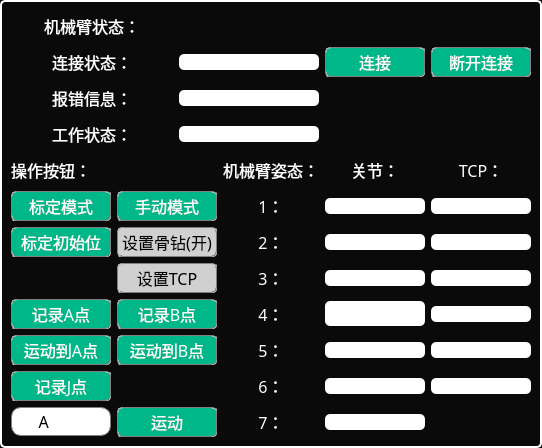
<?xml version="1.0" encoding="UTF-8"?>
<ui version="4.0">
 <class>StaubilWidget</class>
 <widget class="QWidget" name="StaubilWidget">
  <property name="geometry">
   <rect>
    <x>0</x>
    <y>0</y>
    <width>540</width>
    <height>448</height>
   </rect>
  </property>
  <property name="windowTitle">
   <string>Widget</string>
  </property>
  <property name="styleSheet">
   <string notr="true">QWidget{
  background-color: transparent;
  background:#0a0a0a;
  border: 2px solid white; 
  border-radius: 5px;
}

</string>
  </property>
  <layout class="QGridLayout" name="gridLayout">
   <item row="0" column="0" colspan="3">
    <layout class="QGridLayout" name="gridLayout_2">
     <item row="0" column="0">
      <widget class="QLabel" name="label">
       <property name="sizePolicy">
        <sizepolicy hsizetype="Preferred" vsizetype="Fixed">
         <horstretch>0</horstretch>
         <verstretch>0</verstretch>
        </sizepolicy>
       </property>
       <property name="minimumSize">
        <size>
         <width>0</width>
         <height>30</height>
        </size>
       </property>
       <property name="font">
        <font>
         <family>黑体</family>
         <pointsize>12</pointsize>
        </font>
       </property>
       <property name="styleSheet">
        <string notr="true">border:0px;</string>
       </property>
       <property name="lineWidth">
        <number>1</number>
       </property>
       <property name="midLineWidth">
        <number>0</number>
       </property>
       <property name="text">
        <string>&lt;html&gt;&lt;head/&gt;&lt;body&gt;&lt;p&gt;&lt;span style=&quot; color:#ffffff;&quot;&gt;机械臂状态：&lt;/span&gt;&lt;/p&gt;&lt;/body&gt;&lt;/html&gt;</string>
       </property>
       <property name="alignment">
        <set>Qt::AlignCenter</set>
       </property>
      </widget>
     </item>
     <item row="1" column="1">
      <widget class="QLineEdit" name="robotconnectstate">
       <property name="minimumSize">
        <size>
         <width>140</width>
         <height>0</height>
        </size>
       </property>
       <property name="maximumSize">
        <size>
         <width>140</width>
         <height>16777215</height>
        </size>
       </property>
       <property name="styleSheet">
        <string notr="true">background-color: rgb(255, 255, 255);
font:12pt &quot;黑体&quot;;
border:0px;
color: rgb(0, 0, 0);
</string>
       </property>
       <property name="text">
        <string/>
       </property>
      </widget>
     </item>
     <item row="3" column="1">
      <widget class="QLineEdit" name="robotworkmode">
       <property name="minimumSize">
        <size>
         <width>140</width>
         <height>0</height>
        </size>
       </property>
       <property name="maximumSize">
        <size>
         <width>140</width>
         <height>16777215</height>
        </size>
       </property>
       <property name="styleSheet">
        <string notr="true">background-color: rgb(255, 255, 255);
font:12pt &quot;黑体&quot;;border:0px;
color: rgb(0, 0, 0);</string>
       </property>
      </widget>
     </item>
     <item row="2" column="0">
      <widget class="QLabel" name="label_4">
       <property name="minimumSize">
        <size>
         <width>0</width>
         <height>30</height>
        </size>
       </property>
       <property name="font">
        <font>
         <family>黑体</family>
         <pointsize>12</pointsize>
        </font>
       </property>
       <property name="styleSheet">
        <string notr="true">border:0px; 
</string>
       </property>
       <property name="text">
        <string>&lt;html&gt;&lt;head/&gt;&lt;body&gt;&lt;p&gt;&lt;span style=&quot; color:#ffffff;&quot;&gt;报错信息：&lt;/span&gt;&lt;/p&gt;&lt;/body&gt;&lt;/html&gt;</string>
       </property>
       <property name="alignment">
        <set>Qt::AlignCenter</set>
       </property>
      </widget>
     </item>
     <item row="1" column="2">
      <widget class="QPushButton" name="SocketConnect">
       <property name="minimumSize">
        <size>
         <width>100</width>
         <height>30</height>
        </size>
       </property>
       <property name="maximumSize">
        <size>
         <width>100</width>
         <height>30</height>
        </size>
       </property>
       <property name="font">
        <font>
         <family>黑体</family>
         <pointsize>12</pointsize>
        </font>
       </property>
       <property name="styleSheet">
        <string notr="true">QPushButton{
	background:rgb(0, 183, 138);
	border:1px groove gray;
	border-radius:5px;
	color:white;
}
QPushButton::hover{
	background: rgb(237, 240, 243);
	border:1px groove gray;
	border-radius:5px;
	color:black;
}
QPushButton::pressed { 
	padding-left:6px;
	padding-top:6px;
}</string>
       </property>
       <property name="text">
        <string>连接</string>
       </property>
      </widget>
     </item>
     <item row="2" column="1">
      <widget class="QLineEdit" name="errorstate">
       <property name="minimumSize">
        <size>
         <width>140</width>
         <height>0</height>
        </size>
       </property>
       <property name="maximumSize">
        <size>
         <width>140</width>
         <height>16777215</height>
        </size>
       </property>
       <property name="styleSheet">
        <string notr="true">background-color: rgb(255, 255, 255);
font:12pt &quot;黑体&quot;;border:0px;
color: rgb(0, 0, 0);</string>
       </property>
      </widget>
     </item>
     <item row="3" column="0">
      <widget class="QLabel" name="label_5">
       <property name="minimumSize">
        <size>
         <width>0</width>
         <height>30</height>
        </size>
       </property>
       <property name="font">
        <font>
         <family>黑体</family>
         <pointsize>12</pointsize>
        </font>
       </property>
       <property name="styleSheet">
        <string notr="true">border:0px;</string>
       </property>
       <property name="text">
        <string>&lt;html&gt;&lt;head/&gt;&lt;body&gt;&lt;p&gt;&lt;span style=&quot; color:#ffffff;&quot;&gt;工作状态：&lt;/span&gt;&lt;/p&gt;&lt;/body&gt;&lt;/html&gt;</string>
       </property>
       <property name="alignment">
        <set>Qt::AlignCenter</set>
       </property>
      </widget>
     </item>
     <item row="1" column="0">
      <widget class="QLabel" name="label_2">
       <property name="minimumSize">
        <size>
         <width>0</width>
         <height>30</height>
        </size>
       </property>
       <property name="font">
        <font>
         <family>黑体</family>
         <pointsize>12</pointsize>
        </font>
       </property>
       <property name="styleSheet">
        <string notr="true">border:0px;</string>
       </property>
       <property name="text">
        <string>&lt;html&gt;&lt;head/&gt;&lt;body&gt;&lt;p&gt;&lt;span style=&quot; color:#ffffff;&quot;&gt;连接状态：&lt;/span&gt;&lt;/p&gt;&lt;/body&gt;&lt;/html&gt;</string>
       </property>
       <property name="alignment">
        <set>Qt::AlignCenter</set>
       </property>
      </widget>
     </item>
     <item row="1" column="3">
      <widget class="QPushButton" name="SocketDisConnect">
       <property name="minimumSize">
        <size>
         <width>100</width>
         <height>30</height>
        </size>
       </property>
       <property name="maximumSize">
        <size>
         <width>100</width>
         <height>30</height>
        </size>
       </property>
       <property name="font">
        <font>
         <family>黑体</family>
         <pointsize>12</pointsize>
        </font>
       </property>
       <property name="styleSheet">
        <string notr="true">QPushButton{
	background:rgb(0, 183, 138);
	border:1px groove gray;
	border-radius:5px;
	color:white;
}
QPushButton::hover{
	background: rgb(237, 240, 243);
	border:1px groove gray;
	border-radius:5px;
	color:black;
}
QPushButton::pressed { 
	padding-left:6px;
	padding-top:6px;
}</string>
       </property>
       <property name="text">
        <string>断开连接</string>
       </property>
      </widget>
     </item>
    </layout>
   </item>
   <item row="1" column="0">
    <widget class="QLabel" name="label_16">
     <property name="sizePolicy">
      <sizepolicy hsizetype="Preferred" vsizetype="Fixed">
       <horstretch>0</horstretch>
       <verstretch>0</verstretch>
      </sizepolicy>
     </property>
     <property name="minimumSize">
      <size>
       <width>0</width>
       <height>30</height>
      </size>
     </property>
     <property name="maximumSize">
      <size>
       <width>16777215</width>
       <height>30</height>
      </size>
     </property>
     <property name="font">
      <font>
       <family>黑体</family>
       <pointsize>12</pointsize>
      </font>
     </property>
     <property name="styleSheet">
      <string notr="true">border:0px;</string>
     </property>
     <property name="text">
      <string>&lt;html&gt;&lt;head/&gt;&lt;body&gt;&lt;p&gt;&lt;span style=&quot; color:#ffffff;&quot;&gt;操作按钮：&lt;/span&gt;&lt;/p&gt;&lt;/body&gt;&lt;/html&gt;</string>
     </property>
    </widget>
   </item>
   <item row="1" column="2" rowspan="8">
    <layout class="QGridLayout" name="gridLayout_3">
     <item row="2" column="0">
      <widget class="QLabel" name="label_7">
       <property name="minimumSize">
        <size>
         <width>0</width>
         <height>30</height>
        </size>
       </property>
       <property name="font">
        <font>
         <family>黑体</family>
         <pointsize>12</pointsize>
        </font>
       </property>
       <property name="styleSheet">
        <string notr="true">border:0px;</string>
       </property>
       <property name="text">
        <string>&lt;html&gt;&lt;head/&gt;&lt;body&gt;&lt;p&gt;&lt;span style=&quot; color:#ffffff;&quot;&gt;2：&lt;/span&gt;&lt;/p&gt;&lt;/body&gt;&lt;/html&gt;</string>
       </property>
       <property name="alignment">
        <set>Qt::AlignCenter</set>
       </property>
      </widget>
     </item>
     <item row="3" column="0">
      <widget class="QLabel" name="label_8">
       <property name="minimumSize">
        <size>
         <width>0</width>
         <height>30</height>
        </size>
       </property>
       <property name="font">
        <font>
         <family>黑体</family>
         <pointsize>12</pointsize>
        </font>
       </property>
       <property name="styleSheet">
        <string notr="true">border:0px;</string>
       </property>
       <property name="text">
        <string>&lt;html&gt;&lt;head/&gt;&lt;body&gt;&lt;p&gt;&lt;span style=&quot; color:#ffffff;&quot;&gt;3：&lt;/span&gt;&lt;/p&gt;&lt;/body&gt;&lt;/html&gt;</string>
       </property>
       <property name="alignment">
        <set>Qt::AlignCenter</set>
       </property>
      </widget>
     </item>
     <item row="1" column="0">
      <widget class="QLabel" name="label_6">
       <property name="minimumSize">
        <size>
         <width>0</width>
         <height>30</height>
        </size>
       </property>
       <property name="font">
        <font>
         <family>黑体</family>
         <pointsize>12</pointsize>
        </font>
       </property>
       <property name="styleSheet">
        <string notr="true">border:0px;</string>
       </property>
       <property name="text">
        <string>&lt;html&gt;&lt;head/&gt;&lt;body&gt;&lt;p&gt;&lt;span style=&quot; color:#ffffff;&quot;&gt;1：&lt;/span&gt;&lt;/p&gt;&lt;/body&gt;&lt;/html&gt;</string>
       </property>
       <property name="alignment">
        <set>Qt::AlignCenter</set>
       </property>
      </widget>
     </item>
     <item row="3" column="2">
      <widget class="QLineEdit" name="z">
       <property name="minimumSize">
        <size>
         <width>100</width>
         <height>0</height>
        </size>
       </property>
       <property name="maximumSize">
        <size>
         <width>100</width>
         <height>16777215</height>
        </size>
       </property>
       <property name="styleSheet">
        <string notr="true">border:0px;background-color: rgb(255, 255, 255);
font:12pt &quot;黑体&quot;;
color: rgb(0, 0, 0);</string>
       </property>
      </widget>
     </item>
     <item row="4" column="0">
      <widget class="QLabel" name="label_9">
       <property name="minimumSize">
        <size>
         <width>0</width>
         <height>30</height>
        </size>
       </property>
       <property name="font">
        <font>
         <family>黑体</family>
         <pointsize>12</pointsize>
        </font>
       </property>
       <property name="styleSheet">
        <string notr="true">border:0px;</string>
       </property>
       <property name="text">
        <string>&lt;html&gt;&lt;head/&gt;&lt;body&gt;&lt;p&gt;&lt;span style=&quot; color:#ffffff;&quot;&gt;4：&lt;/span&gt;&lt;/p&gt;&lt;/body&gt;&lt;/html&gt;</string>
       </property>
       <property name="alignment">
        <set>Qt::AlignCenter</set>
       </property>
      </widget>
     </item>
     <item row="4" column="2">
      <widget class="QLineEdit" name="a">
       <property name="minimumSize">
        <size>
         <width>100</width>
         <height>0</height>
        </size>
       </property>
       <property name="maximumSize">
        <size>
         <width>100</width>
         <height>16777215</height>
        </size>
       </property>
       <property name="styleSheet">
        <string notr="true">border:0px;background-color: rgb(255, 255, 255);
font:12pt &quot;黑体&quot;;
color: rgb(0, 0, 0);</string>
       </property>
      </widget>
     </item>
     <item row="2" column="2">
      <widget class="QLineEdit" name="y">
       <property name="minimumSize">
        <size>
         <width>100</width>
         <height>0</height>
        </size>
       </property>
       <property name="maximumSize">
        <size>
         <width>100</width>
         <height>16777215</height>
        </size>
       </property>
       <property name="styleSheet">
        <string notr="true">background-color: rgb(255, 255, 255);
font:12pt &quot;黑体&quot;;border:0px;
color: rgb(0, 0, 0);</string>
       </property>
      </widget>
     </item>
     <item row="7" column="1">
      <widget class="QLineEdit" name="j6">
       <property name="minimumSize">
        <size>
         <width>100</width>
         <height>0</height>
        </size>
       </property>
       <property name="maximumSize">
        <size>
         <width>100</width>
         <height>16777215</height>
        </size>
       </property>
       <property name="styleSheet">
        <string notr="true">background-color: rgb(255, 255, 255);
font:12pt &quot;黑体&quot;;
border:0px;
color: rgb(0, 0, 0);</string>
       </property>
      </widget>
     </item>
     <item row="5" column="2">
      <widget class="QLineEdit" name="b">
       <property name="minimumSize">
        <size>
         <width>100</width>
         <height>0</height>
        </size>
       </property>
       <property name="maximumSize">
        <size>
         <width>100</width>
         <height>16777215</height>
        </size>
       </property>
       <property name="styleSheet">
        <string notr="true">border:0px;background-color: rgb(255, 255, 255);
font:12pt &quot;黑体&quot;;
color: rgb(0, 0, 0);</string>
       </property>
      </widget>
     </item>
     <item row="4" column="1">
      <widget class="QLineEdit" name="j3">
       <property name="minimumSize">
        <size>
         <width>100</width>
         <height>0</height>
        </size>
       </property>
       <property name="maximumSize">
        <size>
         <width>100</width>
         <height>16777215</height>
        </size>
       </property>
       <property name="font">
        <font>
         <family>黑体</family>
         <pointsize>12</pointsize>
         <weight>50</weight>
         <italic>false</italic>
         <bold>false</bold>
        </font>
       </property>
       <property name="styleSheet">
        <string notr="true">border:0px;background-color: rgb(255, 255, 255);
font:12pt &quot;黑体&quot;;
color: rgb(0, 0, 0);</string>
       </property>
       <property name="text">
        <string/>
       </property>
      </widget>
     </item>
     <item row="1" column="2">
      <widget class="QLineEdit" name="x">
       <property name="minimumSize">
        <size>
         <width>100</width>
         <height>0</height>
        </size>
       </property>
       <property name="maximumSize">
        <size>
         <width>100</width>
         <height>16777215</height>
        </size>
       </property>
       <property name="styleSheet">
        <string notr="true">background-color: rgb(255, 255, 255);
font:12pt &quot;黑体&quot;;border:0px;
color: rgb(0, 0, 0);</string>
       </property>
      </widget>
     </item>
     <item row="0" column="0">
      <widget class="QLabel" name="label_12">
       <property name="sizePolicy">
        <sizepolicy hsizetype="Preferred" vsizetype="Fixed">
         <horstretch>0</horstretch>
         <verstretch>0</verstretch>
        </sizepolicy>
       </property>
       <property name="minimumSize">
        <size>
         <width>0</width>
         <height>30</height>
        </size>
       </property>
       <property name="maximumSize">
        <size>
         <width>16777215</width>
         <height>30</height>
        </size>
       </property>
       <property name="font">
        <font>
         <family>黑体</family>
         <pointsize>12</pointsize>
        </font>
       </property>
       <property name="styleSheet">
        <string notr="true">border:0px;</string>
       </property>
       <property name="text">
        <string>&lt;html&gt;&lt;head/&gt;&lt;body&gt;&lt;p&gt;&lt;span style=&quot; color:#ffffff;&quot;&gt;机械臂姿态：&lt;/span&gt;&lt;/p&gt;&lt;/body&gt;&lt;/html&gt;</string>
       </property>
       <property name="alignment">
        <set>Qt::AlignLeading|Qt::AlignLeft|Qt::AlignVCenter</set>
       </property>
      </widget>
     </item>
     <item row="3" column="1">
      <widget class="QLineEdit" name="j2">
       <property name="minimumSize">
        <size>
         <width>100</width>
         <height>0</height>
        </size>
       </property>
       <property name="maximumSize">
        <size>
         <width>100</width>
         <height>16777215</height>
        </size>
       </property>
       <property name="styleSheet">
        <string notr="true">background-color: rgb(255, 255, 255);
font:12pt &quot;黑体&quot;;border:0px;
color: rgb(0, 0, 0);</string>
       </property>
      </widget>
     </item>
     <item row="1" column="1">
      <widget class="QLineEdit" name="j0">
       <property name="minimumSize">
        <size>
         <width>100</width>
         <height>0</height>
        </size>
       </property>
       <property name="maximumSize">
        <size>
         <width>100</width>
         <height>16777215</height>
        </size>
       </property>
       <property name="styleSheet">
        <string notr="true">background-color: rgb(255, 255, 255);
font:12pt &quot;黑体&quot;;border:0px;
color: rgb(0, 0, 0);</string>
       </property>
      </widget>
     </item>
     <item row="5" column="0">
      <widget class="QLabel" name="label_10">
       <property name="minimumSize">
        <size>
         <width>0</width>
         <height>30</height>
        </size>
       </property>
       <property name="font">
        <font>
         <family>黑体</family>
         <pointsize>12</pointsize>
        </font>
       </property>
       <property name="styleSheet">
        <string notr="true">border:0px;</string>
       </property>
       <property name="text">
        <string>&lt;html&gt;&lt;head/&gt;&lt;body&gt;&lt;p&gt;&lt;span style=&quot; color:#ffffff;&quot;&gt;5：&lt;/span&gt;&lt;/p&gt;&lt;/body&gt;&lt;/html&gt;</string>
       </property>
       <property name="alignment">
        <set>Qt::AlignCenter</set>
       </property>
      </widget>
     </item>
     <item row="6" column="0">
      <widget class="QLabel" name="label_11">
       <property name="minimumSize">
        <size>
         <width>0</width>
         <height>30</height>
        </size>
       </property>
       <property name="font">
        <font>
         <family>黑体</family>
         <pointsize>12</pointsize>
        </font>
       </property>
       <property name="styleSheet">
        <string notr="true">border:0px;</string>
       </property>
       <property name="text">
        <string>&lt;html&gt;&lt;head/&gt;&lt;body&gt;&lt;p&gt;&lt;span style=&quot; color:#ffffff;&quot;&gt;6：&lt;/span&gt;&lt;/p&gt;&lt;/body&gt;&lt;/html&gt;</string>
       </property>
       <property name="alignment">
        <set>Qt::AlignCenter</set>
       </property>
      </widget>
     </item>
     <item row="0" column="2">
      <widget class="QLabel" name="label_15">
       <property name="minimumSize">
        <size>
         <width>0</width>
         <height>30</height>
        </size>
       </property>
       <property name="maximumSize">
        <size>
         <width>16777215</width>
         <height>30</height>
        </size>
       </property>
       <property name="font">
        <font>
         <family>黑体</family>
         <pointsize>12</pointsize>
        </font>
       </property>
       <property name="styleSheet">
        <string notr="true">border:0px;</string>
       </property>
       <property name="text">
        <string>&lt;html&gt;&lt;head/&gt;&lt;body&gt;&lt;p&gt;&lt;span style=&quot; color:#ffffff;&quot;&gt;TCP：&lt;/span&gt;&lt;/p&gt;&lt;/body&gt;&lt;/html&gt;</string>
       </property>
       <property name="alignment">
        <set>Qt::AlignCenter</set>
       </property>
      </widget>
     </item>
     <item row="5" column="1">
      <widget class="QLineEdit" name="j4">
       <property name="minimumSize">
        <size>
         <width>100</width>
         <height>0</height>
        </size>
       </property>
       <property name="maximumSize">
        <size>
         <width>100</width>
         <height>16777215</height>
        </size>
       </property>
       <property name="styleSheet">
        <string notr="true">background-color: rgb(255, 255, 255);
font:12pt &quot;黑体&quot;;border:0px;
color: rgb(0, 0, 0);</string>
       </property>
      </widget>
     </item>
     <item row="2" column="1">
      <widget class="QLineEdit" name="j1">
       <property name="minimumSize">
        <size>
         <width>100</width>
         <height>0</height>
        </size>
       </property>
       <property name="maximumSize">
        <size>
         <width>100</width>
         <height>16777215</height>
        </size>
       </property>
       <property name="styleSheet">
        <string notr="true">background-color: rgb(255, 255, 255);
font:12pt &quot;黑体&quot;;border:0px;
color: rgb(0, 0, 0);</string>
       </property>
      </widget>
     </item>
     <item row="6" column="2">
      <widget class="QLineEdit" name="c">
       <property name="minimumSize">
        <size>
         <width>100</width>
         <height>0</height>
        </size>
       </property>
       <property name="maximumSize">
        <size>
         <width>100</width>
         <height>16777215</height>
        </size>
       </property>
       <property name="styleSheet">
        <string notr="true">border:0px;background-color: rgb(255, 255, 255);
font:12pt &quot;黑体&quot;;
color: rgb(0, 0, 0);</string>
       </property>
      </widget>
     </item>
     <item row="6" column="1">
      <widget class="QLineEdit" name="j5">
       <property name="minimumSize">
        <size>
         <width>100</width>
         <height>0</height>
        </size>
       </property>
       <property name="maximumSize">
        <size>
         <width>100</width>
         <height>16777215</height>
        </size>
       </property>
       <property name="styleSheet">
        <string notr="true">background-color: rgb(255, 255, 255);
font:12pt &quot;黑体&quot;;
border:0px;
color: rgb(0, 0, 0);</string>
       </property>
      </widget>
     </item>
     <item row="0" column="1">
      <widget class="QLabel" name="label_14">
       <property name="minimumSize">
        <size>
         <width>0</width>
         <height>30</height>
        </size>
       </property>
       <property name="maximumSize">
        <size>
         <width>16777215</width>
         <height>30</height>
        </size>
       </property>
       <property name="font">
        <font>
         <family>黑体</family>
         <pointsize>12</pointsize>
        </font>
       </property>
       <property name="styleSheet">
        <string notr="true">border:0px;</string>
       </property>
       <property name="text">
        <string>&lt;html&gt;&lt;head/&gt;&lt;body&gt;&lt;p&gt;&lt;span style=&quot; color:#ffffff;&quot;&gt;关节：&lt;/span&gt;&lt;/p&gt;&lt;/body&gt;&lt;/html&gt;</string>
       </property>
       <property name="alignment">
        <set>Qt::AlignCenter</set>
       </property>
      </widget>
     </item>
     <item row="7" column="0">
      <widget class="QLabel" name="label_13">
       <property name="minimumSize">
        <size>
         <width>0</width>
         <height>30</height>
        </size>
       </property>
       <property name="font">
        <font>
         <family>黑体</family>
         <pointsize>12</pointsize>
        </font>
       </property>
       <property name="styleSheet">
        <string notr="true">border:0px;</string>
       </property>
       <property name="text">
        <string>&lt;html&gt;&lt;head/&gt;&lt;body&gt;&lt;p&gt;&lt;span style=&quot; color:#ffffff;&quot;&gt;7：&lt;/span&gt;&lt;/p&gt;&lt;/body&gt;&lt;/html&gt;</string>
       </property>
       <property name="alignment">
        <set>Qt::AlignCenter</set>
       </property>
      </widget>
     </item>
    </layout>
   </item>
   <item row="2" column="0">
    <widget class="QPushButton" name="kuka_mode_3">
     <property name="minimumSize">
      <size>
       <width>100</width>
       <height>30</height>
      </size>
     </property>
     <property name="font">
      <font>
       <family>黑体</family>
       <pointsize>12</pointsize>
      </font>
     </property>
     <property name="styleSheet">
      <string notr="true">QPushButton{
	background:rgb(0, 183, 138);
	border:1px groove gray;
	border-radius:5px;
	color:white;
}
QPushButton::hover{
	background: rgb(237, 240, 243);
	border:1px groove gray;
	border-radius:5px;
	color:black;
}
QPushButton::disabled{	
	background-color: rgb(208, 208, 208);
	border:1px groove gray;
	border-radius:5px;
	color:black;
}
QPushButton::pressed { 
	padding-left:6px;
	padding-top:6px;
}</string>
     </property>
     <property name="text">
      <string>标定模式</string>
     </property>
    </widget>
   </item>
   <item row="2" column="1">
    <widget class="QPushButton" name="kuka_mode_1">
     <property name="minimumSize">
      <size>
       <width>100</width>
       <height>30</height>
      </size>
     </property>
     <property name="font">
      <font>
       <family>黑体</family>
       <pointsize>12</pointsize>
      </font>
     </property>
     <property name="styleSheet">
      <string notr="true">QPushButton{
	background:rgb(0, 183, 138);
	border:1px groove gray;
	border-radius:5px;
	color:white;
}
QPushButton::hover{
	background: rgb(237, 240, 243);
	border:1px groove gray;
	border-radius:5px;
	color:black;
}
QPushButton::disabled{	
	background-color: rgb(208, 208, 208);
	border:1px groove gray;
	border-radius:5px;
	color:black;
}
QPushButton::pressed { 
	padding-left:6px;
	padding-top:6px;
}</string>
     </property>
     <property name="text">
      <string>手动模式</string>
     </property>
    </widget>
   </item>
   <item row="3" column="0">
    <widget class="QPushButton" name="setInitialPoint">
     <property name="enabled">
      <bool>true</bool>
     </property>
     <property name="sizePolicy">
      <sizepolicy hsizetype="Fixed" vsizetype="Fixed">
       <horstretch>0</horstretch>
       <verstretch>0</verstretch>
      </sizepolicy>
     </property>
     <property name="minimumSize">
      <size>
       <width>100</width>
       <height>30</height>
      </size>
     </property>
     <property name="maximumSize">
      <size>
       <width>100</width>
       <height>16777215</height>
      </size>
     </property>
     <property name="font">
      <font>
       <family>黑体</family>
       <pointsize>12</pointsize>
      </font>
     </property>
     <property name="styleSheet">
      <string notr="true">QPushButton{
	background:rgb(0, 183, 138);
	border:1px groove gray;
	border-radius:5px;
	color:white;
}
QPushButton::hover{
	background: rgb(237, 240, 243);
	border:1px groove gray;
	border-radius:5px;
	color:black;
}
QPushButton::disabled{	
	background-color: rgb(208, 208, 208);
	border:1px groove gray;
	border-radius:5px;
	color:black;
}
QPushButton::pressed { 
	padding-left:6px;
	padding-top:6px;
}</string>
     </property>
     <property name="text">
      <string>标定初始位</string>
     </property>
    </widget>
   </item>
   <item row="3" column="1">
    <widget class="QPushButton" name="setIO">
     <property name="enabled">
      <bool>false</bool>
     </property>
     <property name="minimumSize">
      <size>
       <width>100</width>
       <height>30</height>
      </size>
     </property>
     <property name="font">
      <font>
       <family>黑体</family>
       <pointsize>12</pointsize>
      </font>
     </property>
     <property name="styleSheet">
      <string notr="true">QPushButton{
	background:rgb(0, 183, 138);
	border:1px groove gray;
	border-radius:5px;
	color:white;
}
QPushButton::hover{
	background: rgb(237, 240, 243);
	border:1px groove gray;
	border-radius:5px;
	color:black;
}
QPushButton::disabled{	
	background-color: rgb(208, 208, 208);
	border:1px groove gray;
	border-radius:5px;
	color:black;
}
QPushButton::pressed { 
	padding-left:6px;
	padding-top:6px;
}</string>
     </property>
     <property name="text">
      <string>设置骨钻(开)</string>
     </property>
    </widget>
   </item>
   <item row="4" column="1">
    <widget class="QPushButton" name="SetTcpInfo">
     <property name="enabled">
      <bool>false</bool>
     </property>
     <property name="minimumSize">
      <size>
       <width>100</width>
       <height>30</height>
      </size>
     </property>
     <property name="font">
      <font>
       <family>黑体</family>
       <pointsize>12</pointsize>
      </font>
     </property>
     <property name="styleSheet">
      <string notr="true">QPushButton{
	background:rgb(0, 183, 138);
	border:1px groove gray;
	border-radius:5px;
	color:white;
}
QPushButton::hover{
	background: rgb(237, 240, 243);
	border:1px groove gray;
	border-radius:5px;
	color:black;
}
QPushButton::disabled{	
	background-color: rgb(208, 208, 208);
	border:1px groove gray;
	border-radius:5px;
	color:black;
}
QPushButton::pressed { 
	padding-left:6px;
	padding-top:6px;
}</string>
     </property>
     <property name="text">
      <string>设置TCP</string>
     </property>
    </widget>
   </item>
   <item row="5" column="0">
    <widget class="QPushButton" name="pushButtonRecordA">
     <property name="enabled">
      <bool>true</bool>
     </property>
     <property name="sizePolicy">
      <sizepolicy hsizetype="Fixed" vsizetype="Fixed">
       <horstretch>0</horstretch>
       <verstretch>0</verstretch>
      </sizepolicy>
     </property>
     <property name="minimumSize">
      <size>
       <width>100</width>
       <height>30</height>
      </size>
     </property>
     <property name="font">
      <font>
       <family>黑体</family>
       <pointsize>12</pointsize>
      </font>
     </property>
     <property name="styleSheet">
      <string notr="true">QPushButton{
	background:rgb(0, 183, 138);
	border:1px groove gray;
	border-radius:5px;
	color:white;
}
QPushButton::hover{
	background: rgb(237, 240, 243);
	border:1px groove gray;
	border-radius:5px;
	color:black;
}
QPushButton::disabled{	
	background-color: rgb(208, 208, 208);
	border:1px groove gray;
	border-radius:5px;
	color:black;
}
QPushButton::pressed { 
	padding-left:6px;
	padding-top:6px;
}</string>
     </property>
     <property name="text">
      <string>记录A点</string>
     </property>
    </widget>
   </item>
   <item row="5" column="1">
    <widget class="QPushButton" name="pushButtonRecordB">
     <property name="enabled">
      <bool>true</bool>
     </property>
     <property name="minimumSize">
      <size>
       <width>100</width>
       <height>30</height>
      </size>
     </property>
     <property name="font">
      <font>
       <family>黑体</family>
       <pointsize>12</pointsize>
      </font>
     </property>
     <property name="styleSheet">
      <string notr="true">QPushButton{
	background:rgb(0, 183, 138);
	border:1px groove gray;
	border-radius:5px;
	color:white;
}
QPushButton::hover{
	background: rgb(237, 240, 243);
	border:1px groove gray;
	border-radius:5px;
	color:black;
}
QPushButton::disabled{	
	background-color: rgb(208, 208, 208);
	border:1px groove gray;
	border-radius:5px;
	color:black;
}
QPushButton::pressed { 
	padding-left:6px;
	padding-top:6px;
}</string>
     </property>
     <property name="text">
      <string>记录B点</string>
     </property>
    </widget>
   </item>
   <item row="6" column="0">
    <widget class="QPushButton" name="pushButtonMoveA">
     <property name="enabled">
      <bool>true</bool>
     </property>
     <property name="sizePolicy">
      <sizepolicy hsizetype="Fixed" vsizetype="Fixed">
       <horstretch>0</horstretch>
       <verstretch>0</verstretch>
      </sizepolicy>
     </property>
     <property name="minimumSize">
      <size>
       <width>100</width>
       <height>30</height>
      </size>
     </property>
     <property name="font">
      <font>
       <family>黑体</family>
       <pointsize>12</pointsize>
      </font>
     </property>
     <property name="styleSheet">
      <string notr="true">QPushButton{
	background:rgb(0, 183, 138);
	border:1px groove gray;
	border-radius:5px;
	color:white;
}
QPushButton::hover{
	background: rgb(237, 240, 243);
	border:1px groove gray;
	border-radius:5px;
	color:black;
}
QPushButton::disabled{	
	background-color: rgb(208, 208, 208);
	border:1px groove gray;
	border-radius:5px;
	color:black;
}
QPushButton::pressed { 
	padding-left:6px;
	padding-top:6px;
}</string>
     </property>
     <property name="text">
      <string>运动到A点</string>
     </property>
    </widget>
   </item>
   <item row="6" column="1">
    <widget class="QPushButton" name="pushButtonMoveB">
     <property name="enabled">
      <bool>true</bool>
     </property>
     <property name="sizePolicy">
      <sizepolicy hsizetype="Fixed" vsizetype="Fixed">
       <horstretch>0</horstretch>
       <verstretch>0</verstretch>
      </sizepolicy>
     </property>
     <property name="minimumSize">
      <size>
       <width>100</width>
       <height>30</height>
      </size>
     </property>
     <property name="font">
      <font>
       <family>黑体</family>
       <pointsize>12</pointsize>
      </font>
     </property>
     <property name="styleSheet">
      <string notr="true">QPushButton{
	background:rgb(0, 183, 138);
	border:1px groove gray;
	border-radius:5px;
	color:white;
}
QPushButton::hover{
	background: rgb(237, 240, 243);
	border:1px groove gray;
	border-radius:5px;
	color:black;
}
QPushButton::disabled{	
	background-color: rgb(208, 208, 208);
	border:1px groove gray;
	border-radius:5px;
	color:black;
}
QPushButton::pressed { 
	padding-left:6px;
	padding-top:6px;
}</string>
     </property>
     <property name="text">
      <string>运动到B点</string>
     </property>
    </widget>
   </item>
   <item row="7" column="0">
    <widget class="QPushButton" name="pushButtonRecordJ">
     <property name="enabled">
      <bool>true</bool>
     </property>
     <property name="minimumSize">
      <size>
       <width>100</width>
       <height>30</height>
      </size>
     </property>
     <property name="font">
      <font>
       <family>黑体</family>
       <pointsize>12</pointsize>
      </font>
     </property>
     <property name="styleSheet">
      <string notr="true">QPushButton{
	background:rgb(0, 183, 138);
	border:1px groove gray;
	border-radius:5px;
	color:white;
}
QPushButton::hover{
	background: rgb(237, 240, 243);
	border:1px groove gray;
	border-radius:5px;
	color:black;
}
QPushButton::disabled{	
	background-color: rgb(208, 208, 208);
	border:1px groove gray;
	border-radius:5px;
	color:black;
}
QPushButton::pressed { 
	padding-left:6px;
	padding-top:6px;
}</string>
     </property>
     <property name="text">
      <string>记录J点</string>
     </property>
    </widget>
   </item>
   <item row="8" column="0">
    <widget class="QComboBox" name="comboBox">
     <property name="font">
      <font>
       <family>黑体</family>
       <pointsize>12</pointsize>
      </font>
     </property>
     <property name="styleSheet">
      <string notr="true">QComboBox {	
	background-color: rgb(255, 255, 255);
    border: 1px solid gray;
    border-radius: 10px;
    padding: 1px 5px 1px 10px; 
color: rgb(0, 0, 0);
}
QComboBox::drop-down {
    subcontrol-origin: padding;
    subcontrol-position: top right; 
    border-left-width: 1px;
    border-left-color: darkgray;
}
QComboBox::down-arrow {  
	image: url(:/login/down1.png);
}</string>
     </property>
     <item>
      <property name="text">
       <string>    A</string>
      </property>
     </item>
     <item>
      <property name="text">
       <string>    B</string>
      </property>
     </item>
     <item>
      <property name="text">
       <string>    C</string>
      </property>
     </item>
     <item>
      <property name="text">
       <string>    D</string>
      </property>
     </item>
     <item>
      <property name="text">
       <string>    E</string>
      </property>
     </item>
     <item>
      <property name="text">
       <string>    F</string>
      </property>
     </item>
     <item>
      <property name="text">
       <string>    G</string>
      </property>
     </item>
     <item>
      <property name="text">
       <string>    H</string>
      </property>
     </item>
    </widget>
   </item>
   <item row="8" column="1">
    <widget class="QPushButton" name="pushButtonMove">
     <property name="enabled">
      <bool>true</bool>
     </property>
     <property name="minimumSize">
      <size>
       <width>100</width>
       <height>30</height>
      </size>
     </property>
     <property name="font">
      <font>
       <family>黑体</family>
       <pointsize>12</pointsize>
      </font>
     </property>
     <property name="styleSheet">
      <string notr="true">QPushButton{
	background:rgb(0, 183, 138);
	border:1px groove gray;
	border-radius:5px;
	color:white;
}
QPushButton::hover{
	background: rgb(237, 240, 243);
	border:1px groove gray;
	border-radius:5px;
	color:black;
}
QPushButton::disabled{	
	background-color: rgb(208, 208, 208);
	border:1px groove gray;
	border-radius:5px;
	color:black;
}
QPushButton::pressed { 
	padding-left:6px;
	padding-top:6px;
}</string>
     </property>
     <property name="text">
      <string>运动</string>
     </property>
    </widget>
   </item>
  </layout>
 </widget>
 <resources>
  <include location="../../resources/resources.qrc"/>
 </resources>
 <connections>
  <connection>
   <sender>SocketConnect</sender>
   <signal>clicked()</signal>
   <receiver>StaubilWidget</receiver>
   <slot>on_SocketConnect_clicked()</slot>
   <hints>
    <hint type="sourcelabel">
     <x>382</x>
     <y>64</y>
    </hint>
    <hint type="destinationlabel">
     <x>729</x>
     <y>115</y>
    </hint>
   </hints>
  </connection>
 </connections>
 <slots>
  <slot>on_SocketConnect_clicked()</slot>
 </slots>
</ui>
